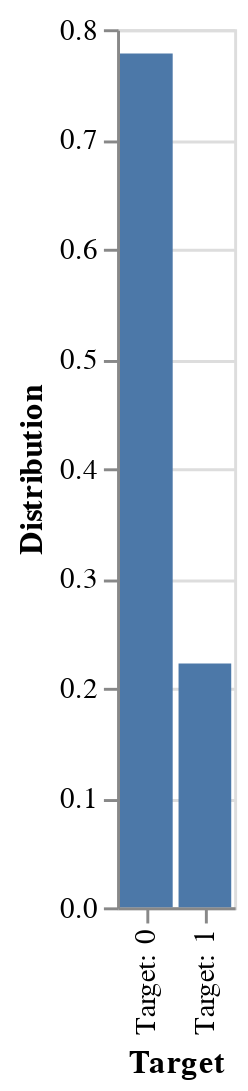

Notebook source saved alongside this figure:
### Markdown cell above
**Above is the statistical information about different features in the train dataframe.**

### Code cell
# Examining the distribution of the target values in target (class imbalance)
dist = train_df["default.payment.next.month"].value_counts(normalize=True)
dist[0]
dist_df = pd.DataFrame([
      {"Target": "Target: 0", "Distribution": dist[0]},
      {"Target": "Target: 1", "Distribution": dist[1]}

])

# Examining the distribution of the target values in target (class imbalance)
alt.Chart(dist_df).mark_bar().encode(
    x=alt.X('Target'),
    y='Distribution')

### Figure 1 — Vega-Lite specification as saved in the notebook (floating-point values rounded to 4 significant figures)
{"config": {"view": {"continuousWidth": 400, "continuousHeight": 300}}, "data": {"name": "data-568b045772ecf6e6e6cea567015e558d"}, "mark": "bar", "encoding": {"x": {"type": "nominal", "field": "Target"}, "y": {"type": "quantitative", "field": "Distribution"}}, "$schema": "https://vega.github.io/schema/vega-lite/v4.8.1.json", "datasets": {"data-568b045772ecf6e6e6cea567015e558d": [{"Target": "Target: 0", "Distribution": 0.7778}, {"Target": "Target: 1", "Distribution": 0.2222}]}}
